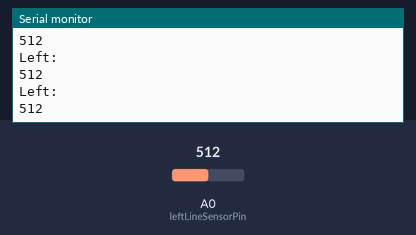
A sketch run on a simulated Arduino Uno, built with avr-gcc and run on an emulated ATmega328P. Parts: the last lines printed to the serial monitor. Inputs (shaded band) come from the test bench; at power-on: A0 (leftLineSensorPin) = 512.

Above: at 1.3 s.
1.4 s: A0 (leftLineSensorPin) set to 716
At 1.81 s:
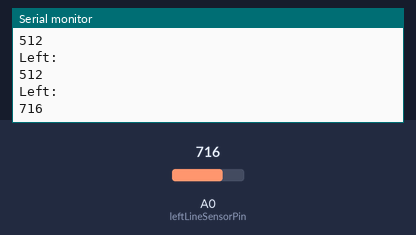
2.9 s: A0 (leftLineSensorPin) set to 900
At 3.31 s:
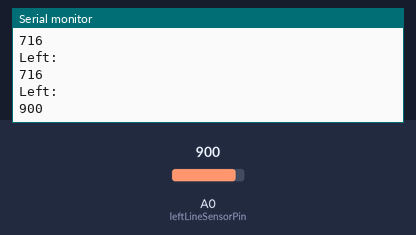
Timing chart, 0 to 5.9 s (numbered marks = the images above; inputs shaded):
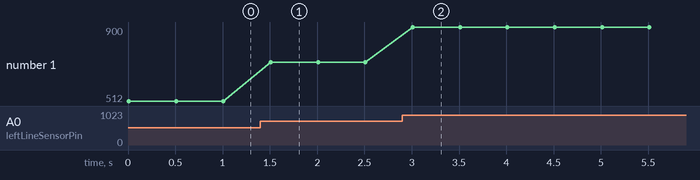

Measured:
- after the input at 1.4 s, the serial monitor: prints a new line after 0.11 s (image 1)
- after the input at 2.9 s, the serial monitor: prints a new line after 0.11 s (image 2)
- plotted number 1: 512 → 716 after the input at 1.4 s, 716 → 900 after the input at 2.9 s

The sketch:

line_following.ino
```cpp
// int leftlinesensorPin = 2;
// int rightlinesensorPin = 3; // Connect sensor to input pin 3

// void setup() {
//   Serial.begin(9600); // Init the serial port
//   pinMode(leftlinesensorPin, INPUT); // declare LED as output
//   pinMode(rightlinesensorPin, INPUT); // declare Micro switch as input
// }
// void loop(){
//   int valLeft = digitalRead(leftlinesensorPin); // read left input value
//   Serial.print(valLeft);
//   int valRight = digitalRead(rightlinesensorPin); // read right input value
//   Serial.println(valRight);
//   delay(100);
// }

int leftLineSensorPin = A0;  // Connect left sensor to analog pin A0

void setup() {
  Serial.begin(9600); // Initialize the serial port
}

void loop(){
  int valLeft = analogRead(leftLineSensorPin); // Read left sensor value
  Serial.println("Left: ");
  Serial.println(valLeft); // Print left sensor value

  // int valRight = analogRead(rightLineSensorPin); // Read right sensor value
  // Serial.print(" | Right: ");
  // Serial.println(valRight); // Print right sensor value

  delay(500); // Delay for readability in serial output
}
```
